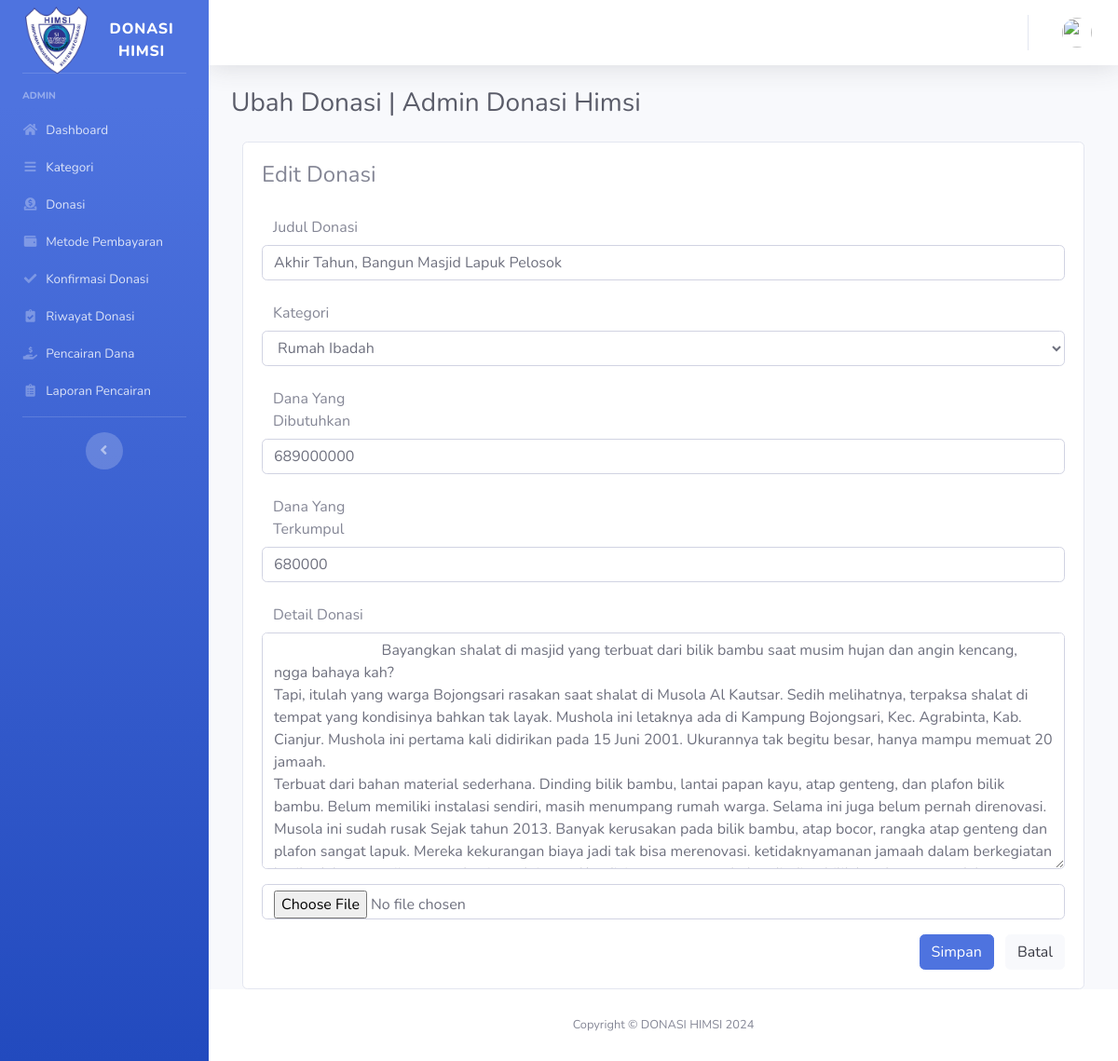
Page /admin/ubahDonasi/26 on the earlier database version.
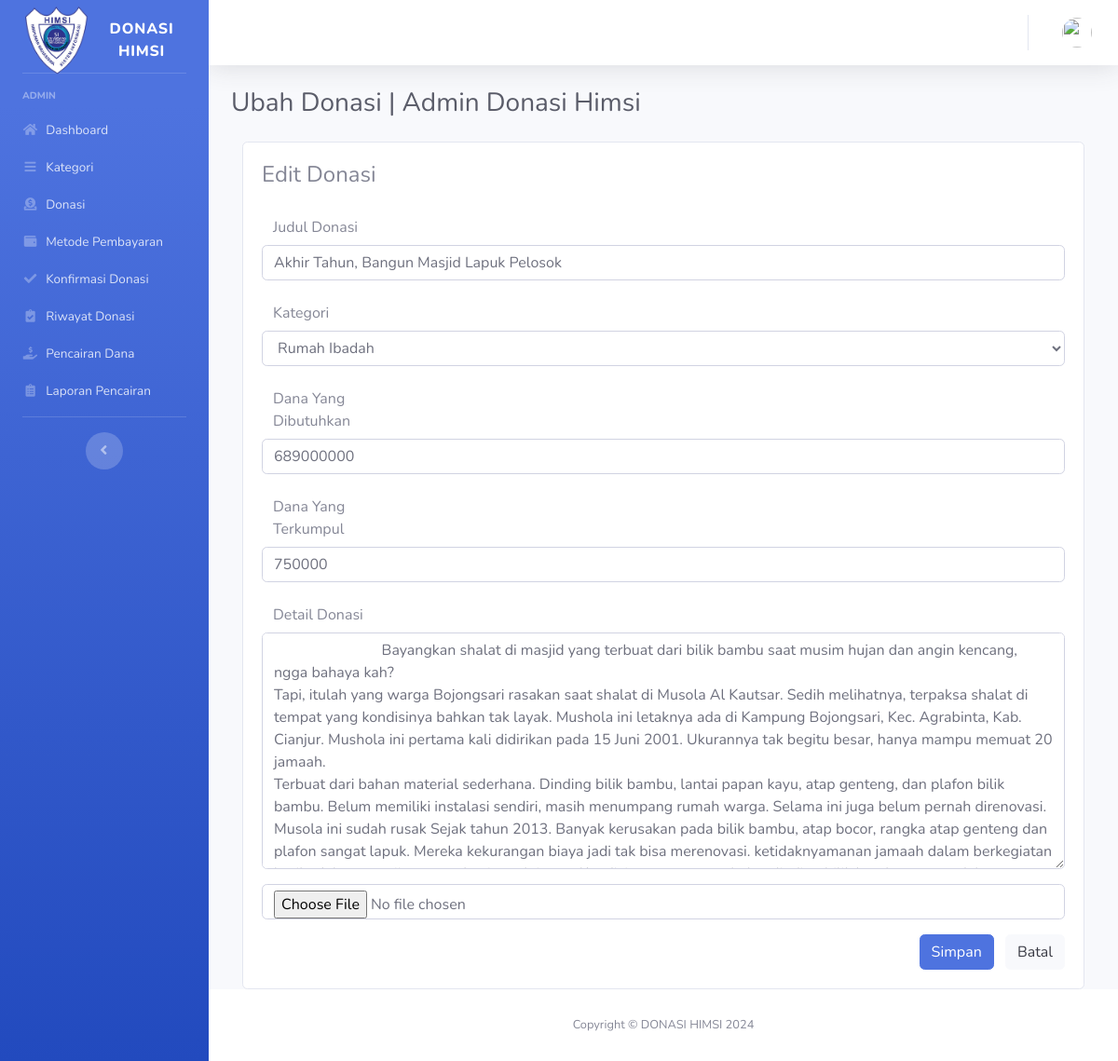
Same page on the later database version.
### tables this page shows
CREATE TABLE `donasi` (
  `id` int(11) NOT NULL,
  `judul` varchar(128) NOT NULL,
  `id_kategori` int(11) NOT NULL,
  `dana_dibutuhkan` int(11) NOT NULL,
  `dana_terkumpul` int(11) NOT NULL,
  `detail` text NOT NULL,
  `gambar` varchar(258) NOT NULL,
  `status_donasi` enum('Belum dicairkan','Sudah dicairkan') NOT NULL DEFAULT 'Belum dicairkan'
);

CREATE TABLE `kategori` (
  `id_kategori` int(11) NOT NULL,
  `kategori` varchar(128) NOT NULL
);

### application/controllers/Admin.php (called while the page is built, shortened)
<?php
class Admin extends CI_Controller
{
    public function ubahDonasi()
    {
        $data['title'] = 'Ubah Donasi | Admin Donasi Himsi';
        $data['user'] = $this->ModelUser->cekData(['email' => $this->session->userdata('email')])->row_array();
        $data['donasi'] = $this->ModelAdmin->donasiWhere(['id' => $this->uri->segment(3)])->result_array();
        $data['kategori'] = $this->db->get('kategori')->result_array();
        $this->form_validation->set_rules('donasi', 'Judul Donasi', 'required|min_length[3]', [
            'required' => 'Judul Donasi harus diisi',
            'min_length' => 'Judul Donasi terlalu pendek'
        ]);
        $this->form_validation->set_rules('kategori', 'Kategori', 'required', [
            'required' => 'Kategori harus diisi',
        ]);
        $this->form_validation->set_rules('dana_dibutuhkan', 'Dana Yang Dibutuhkan', 'required', [
            'required' => 'Dana Yang Dibutuhkan harus diisi'
        ]);
        $this->form_validation->set_rules('dana_terkumpul', 'Dana Yang Terkumpul', 'required', [
            'required' => 'Dana Yang Terkumpul harus diisi'
        ]);
        $this->form_validation->set_rules('detail', 'Detail', 'required|min_length[3]', [
            'required' => 'Detail harus diisi',
            'min_length' => 'Detail terlalu pendek'
        ]);
        $config['upload_path'] = './assets/img/upload/';
        $config['allowed_types'] = 'jpg|png|jpeg';
        $this->load->library('upload', $config);
        if ($this->form_validation->run() == false) {
            $this->load->view('templates/header', $data);
            $this->load->view('templates/sidebar', $data);
            $this->load->view('templates/topbar', $data);
            $this->load->view('admin/edit-donasi', $data);
            $this->load->view('templates/footer');
        }
    }
}

### index.php (called while the page is built, shortened)
<?php
require_once BASEPATH.'core/CodeIgniter.php';

### application/models/ModelAdmin.php (called while the page is built, shortened)
<?php
class ModelAdmin extends CI_Model
{
    public function donasiWhere($where)
    {
        return $this->db->get_where('donasi', $where);
    }
}

### application/views/admin/edit-donasi.php (the view, shortened to what this page needs)
<div class="container-fluid">
    <h1 class="h3 mb-4 text-gray-800"><?= $title; ?></h1>
    <?php
    foreach ($donasi as $d) {
        $queryDonasi = "SELECT * FROM donasi JOIN kategori ON donasi.id_kategori = kategori.id_kategori WHERE donasi.id = $d[id]";
        $donasi = $this->db->query($queryDonasi)->result_array();
    }
    ?>
    <?php foreach ($donasi as $d) { ?>
        <div class="col-12 grid-margin stretch-card">
            <div class="card">
                <div class="card-body">
                    <h4 class="card-title mb-4">Edit Donasi</h4>
                    <form action="<?= base_url('admin/ubahDonasi/') ?>" method="post" enctype="multipart/form-data">
                        <div class="form-group">
                            <label for="donasi" class="col-sm-2 col-form-label">Judul Donasi</label>
                            <input type="text" class="form-control form-control-user" id="donasi" name="donasi" value="<?= $d['judul'] ?>">
                        </div>
                        <div class="form-group">
                            <label for="kategori" class="col-sm-2 col-form-label">Kategori</label>
                            <select name="kategori" class="form-control form-control-user">
                                <option value="<?= $d['id_kategori']; ?>"><?= $d['kategori']; ?></option>
                            </select>
                        </div>
                        <div class="form-group">
                            <label for="dana_dibutuhkan" class="col-sm-2 col-form-label">Dana Yang Dibutuhkan</label>
                            <input type="number" class="form-control form-control-user" id="dana_dibutuhkan" name="dana_dibutuhkan" value="<?= $d['dana_dibutuhkan'] ?>">
                        </div>
                        <div class="form-group">
                            <label for="dana_terkumpul" class="col-sm-2 col-form-label">Dana Yang Terkumpul</label>
                            <input type="number" class="form-control form-control-user" id="dana_terkumpul" name="dana_terkumpul" value="<?= $d['dana_terkumpul'] ?>">
                        </div>
                        <div class="form-group">
                            <label for="detail" class="col-sm-2 col-form-label">Detail Donasi</label>
                            <textarea name="detail" id="detail" cols="30" rows="10" class="form-control form-control-user">
                            <?= $d['detail'] ?>
                        </textarea>
                        </div>
                        <div class="form-group">
                            <input type="file" class="form-control form-control-user" id="gambar" name="gambar">
                        </div>
                        <div class="float-right">
                            <button type="submit" class="btn btn-primary mr-2"> Simpan </button>
                            <button class="btn btn-light" onclick="goBack()">Batal</button>
                        </div>
                    </form>
                </div>
            </div>
        </div>
    <?php } ?>
</div>
</div>

Differences in the rows shown:
changed donasi "Akhir Tahun, Bangun Masjid Lapuk Pelosok": dana_terkumpul "680000" → "750000"
